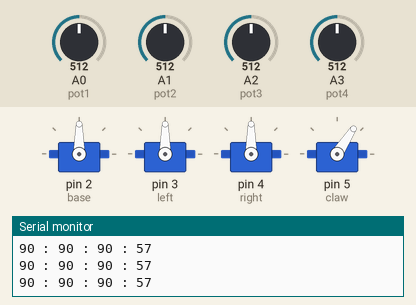
The sketch below on a simulated Arduino Uno, built with avr-gcc and run on an emulated ATmega328P. On the bench: 4 × servo, the last lines printed to the serial monitor. The inputs (shaded band) are chosen by the test bench; at power-on: A0 (pot1) = 512, A1 (pot2) = 512, A2 (pot3) = 512, A3 (pot4) = 512.

Above: at 1.7 s.
1.8 s: A0 (pot1) set to 568
At 2.5 s:
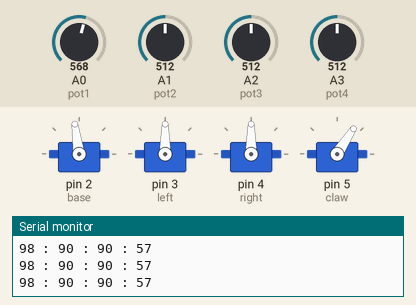
4.8 s: A0 (pot1) set to 587
At 5.4 s:
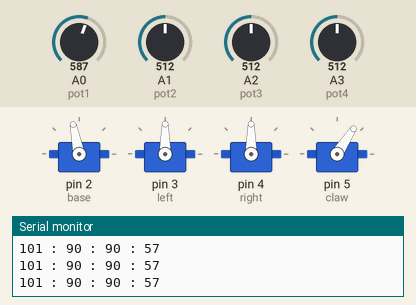
6.3 s: A1 (pot2) set to 567
At 7.2 s:
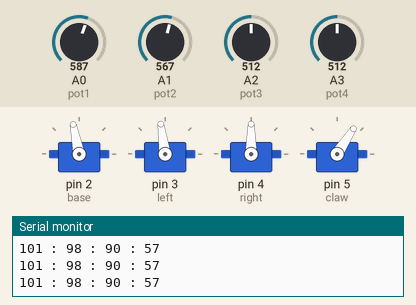
9.3 s: A1 (pot2) set to 583
At 10.5 s:
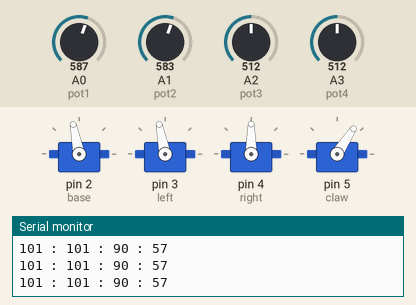
10.8 s: A2 (pot3) set to 560
At 11.2 s:
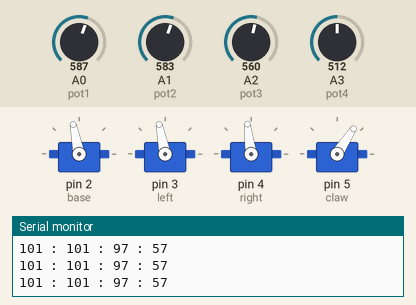
13.8 s: A2 (pot3) set to 584
At 15.2 s:
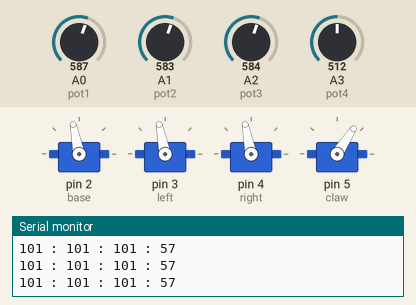
Timing chart, 0 to 16.3 s (numbered marks = the images above; inputs shaded):
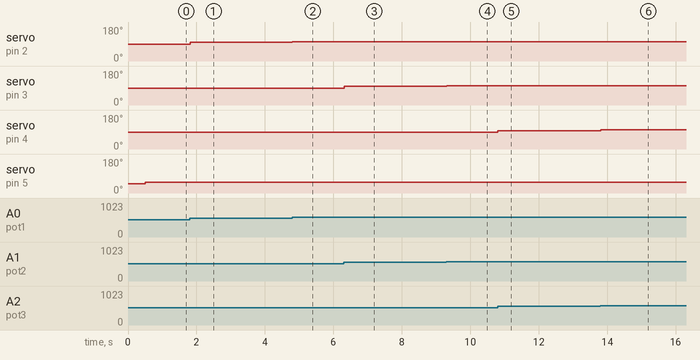

The sketch:

potentiometer.ino
```cpp
#include <Servo.h>

Servo base;
Servo left;
Servo right;
Servo claw;

int pot1 = A0;
int pot2 = A1;
int pot3 = A2;
int pot4 = A3;

// Initial (center) positions for servos
int b = 90, l = 90, r = 90, c = 50;

void setup()
{
  Serial.begin(9600);

  base.attach(2);
  left.attach(3);
  right.attach(4);
  claw.attach(5);

  base.write(b);
  left.write(l);
  right.write(r);
  claw.write(c);

  pinMode(pot1,INPUT);
  pinMode(pot2,INPUT);
  pinMode(pot3,INPUT);
  pinMode(pot4,INPUT);

  delay(500);
}

void loop()
{
  b = analogRead(pot1);
  l = analogRead(pot2);
  r = analogRead(pot3);
  c = analogRead(pot4);

  b = map(b, 0, 1023, 10, 170); // maps to base range
  l = map(l, 0, 1023, 10, 170); // maps to left range
  r = map(r, 0, 1023, 10, 170); // maps to right range
  c = map(c, 0, 1023, 20, 95);  // maps to claw range

  base.write(b);
  left.write(l);
  right.write(r);
  claw.write(c);

  Serial.print(b);
  Serial.print(" : ");
  Serial.print(l);
  Serial.print(" : ");
  Serial.print(r);
  Serial.print(" : ");
  Serial.println(c);
}
```

Measured:
- after the input at 1.8 s, servo on pin 2 (base): 90° → 98° at once
- after the input at 4.8 s, servo on pin 2 (base): 98° → 101° at once
- after the input at 6.3 s, servo on pin 3 (left): 90° → 98° at once
- after the input at 9.3 s, servo on pin 3 (left): 98° → 101° at once
- after the input at 10.8 s, servo on pin 4 (right): 90° → 97° at once
- after the input at 13.8 s, servo on pin 4 (right): 97° → 101° at once
